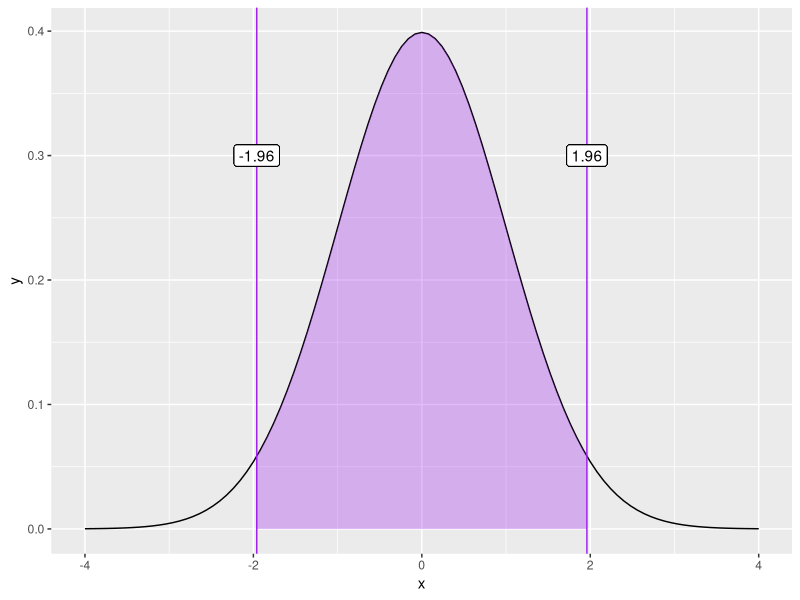
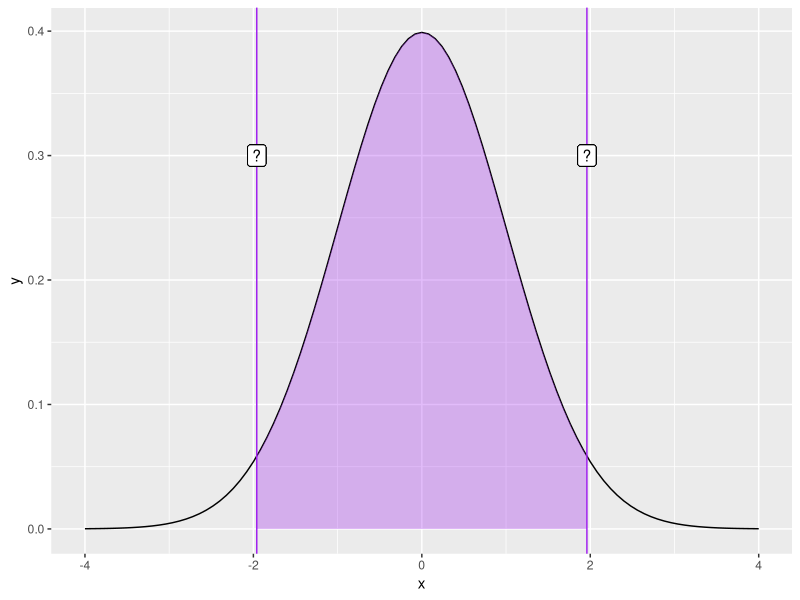
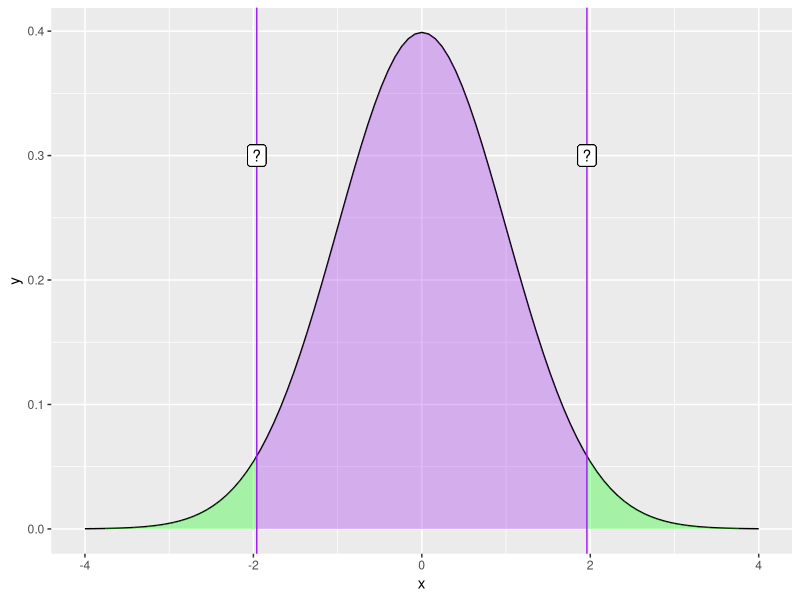
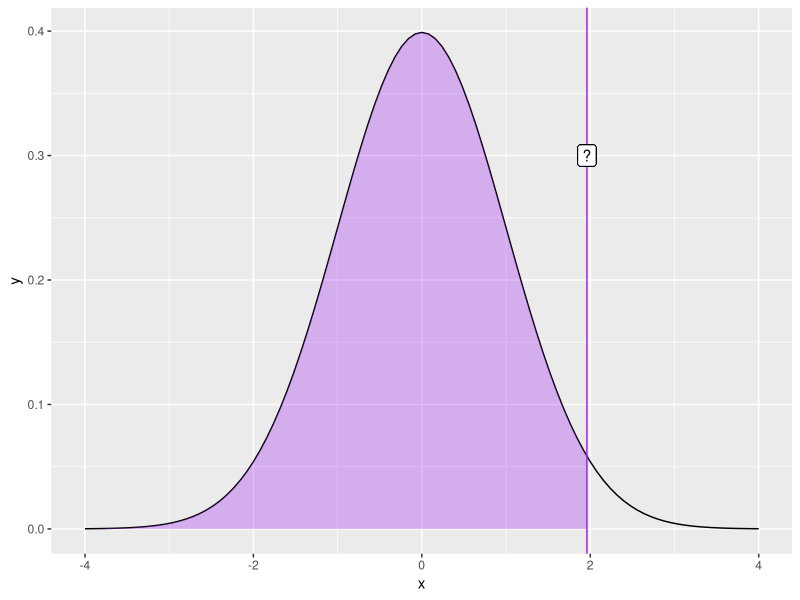
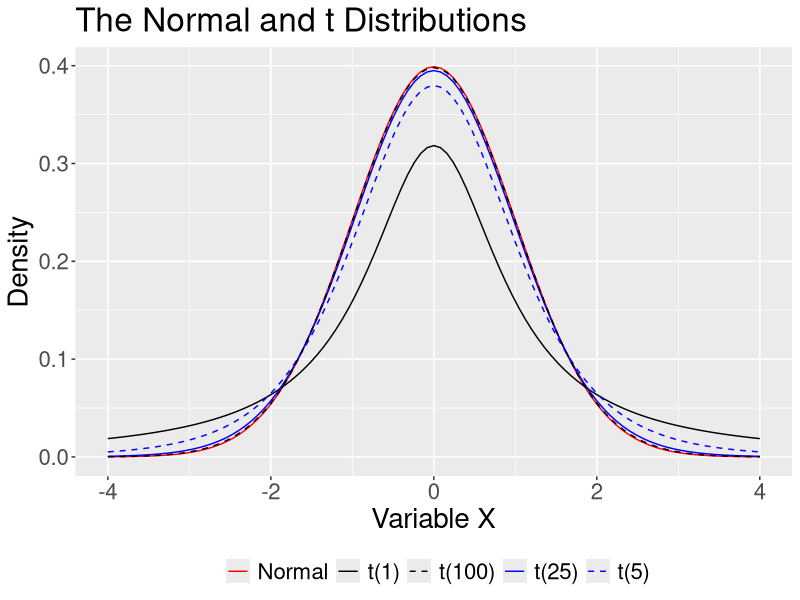
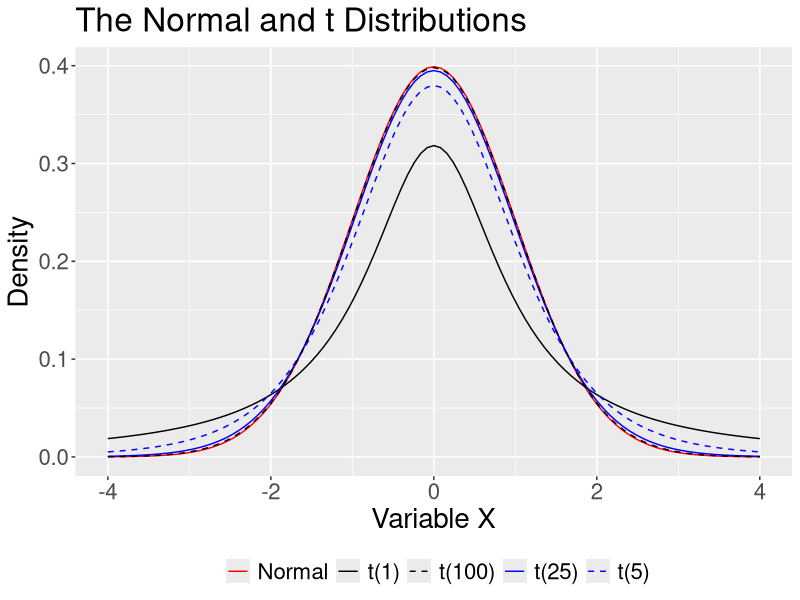
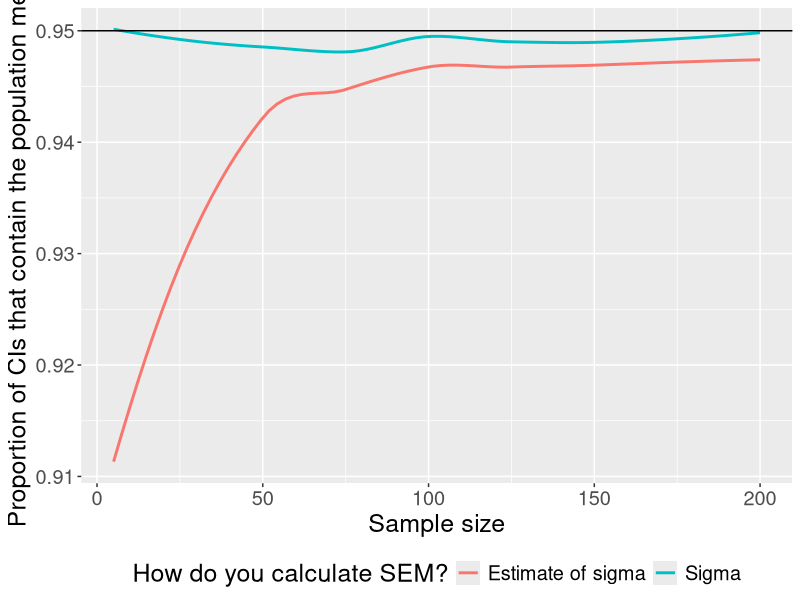
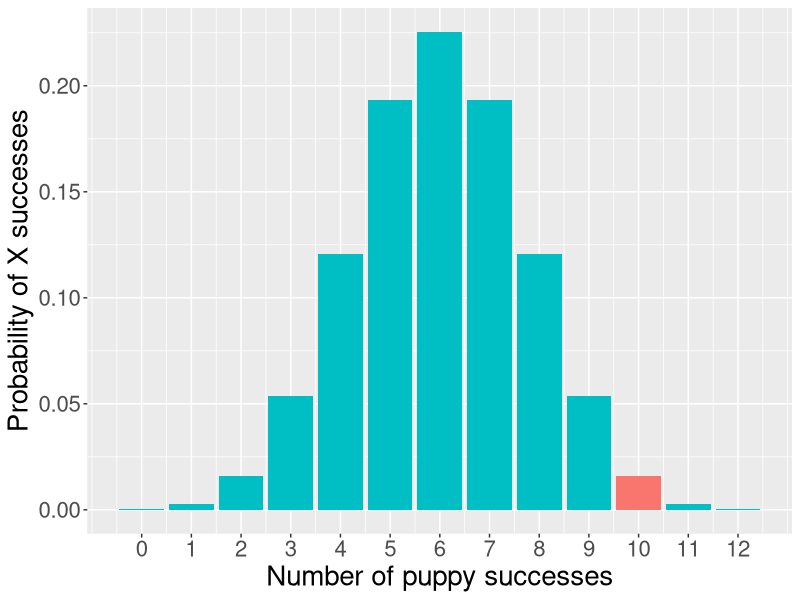

Write the R code that produced these figures, in order. (Note: this script raises an error after producing the figures.)
## ---- chunk 1
library(tidyverse)
## ---- chunk 2
#| code-fold: true
#| 
ggplot(data.frame(x = seq(-4, 4)), aes(x)) +
  stat_function(fun = function(x) dnorm(x)) +
  stat_function(fun = function(x) dnorm(x),
                xlim = c(-1.96, 1.96), geom = "area", fill = "purple", alpha = .3) +
  geom_vline(aes(xintercept = 1.96), color = "purple")+
  geom_vline(aes(xintercept = -1.96), color = "purple") +
  geom_label(aes(x = 1.96, y = .3, label = "1.96"))+
  geom_label(aes(x = -1.96, y = .3, label = "-1.96"))
## ---- chunk 3
#| code-fold: true
ggplot(data.frame(x = seq(-4, 4)), aes(x)) +
  stat_function(fun = function(x) dnorm(x)) +
  stat_function(fun = function(x) dnorm(x),
                xlim = c(-1.96, 1.96), geom = "area", fill = "purple", alpha = .3) +
  geom_vline(aes(xintercept = 1.96), color = "purple")+
  geom_vline(aes(xintercept = -1.96), color = "purple") +
  geom_label(aes(x = 1.96, y = .3, label = "?"))+
  geom_label(aes(x = -1.96, y = .3, label = "?"))
## ---- chunk 4
#| code-fold: true
ggplot(data.frame(x = seq(-4, 4)), aes(x)) +
  stat_function(fun = function(x) dnorm(x)) +
  stat_function(fun = function(x) dnorm(x),
                xlim = c(-1.96, 1.96), geom = "area", fill = "purple", alpha = .3) +
  stat_function(fun = function(x) dnorm(x),
                xlim = c(-4, -1.96), geom = "area", fill = "green", alpha = .3) +
  stat_function(fun = function(x) dnorm(x),
                xlim = c(4, 1.96), geom = "area", fill = "green", alpha = .3) +
  geom_vline(aes(xintercept = 1.96), color = "purple")+
  geom_vline(aes(xintercept = -1.96), color = "purple") +
  geom_label(aes(x = 1.96, y = .3, label = "?"))+
  geom_label(aes(x = -1.96, y = .3, label = "?"))
## ---- chunk 5
#| code-fold: true
ggplot(data.frame(x = seq(-4, 4)), aes(x)) +
  stat_function(fun = function(x) dnorm(x)) +
  stat_function(fun = function(x) dnorm(x),
                xlim = c(-4, 1.96), geom = "area", fill = "purple", alpha = .3) +
  geom_vline(aes(xintercept = 1.96), color = "purple")+
  geom_label(aes(x = 1.96, y = .3, label = "?"))
## ---- chunk 6
qnorm(.975)
## ---- chunk 7
#| code-fold: true
ggplot(data.frame(x = seq(-4, 4)), aes(x)) +
  stat_function(fun = function(x) dnorm(x), 
                aes(color = "Normal", linetype = "Normal")) +
  stat_function(fun = function(x) dt(x, df = 1), 
                aes(color = "t(1)", linetype = "t(1)")) +
  stat_function(fun = function(x) dt(x, df = 5), 
                aes(color = "t(5)", linetype = "t(5)")) +
  stat_function(fun = function(x) dt(x, df = 25), 
                aes(color = "t(25)", linetype = "t(25)")) +
  stat_function(fun = function(x) dt(x, df = 100), 
                aes(color = "t(100)", linetype = "t(100)")) + 
  scale_x_continuous("Variable X") +
  scale_y_continuous("Density") +
  scale_color_manual("", 
                     values = c("red", "black", "black", "blue", "blue")) +
  scale_linetype_manual("", 
                        values = c("solid", "solid", "dashed", "solid", "dashed")) +
  ggtitle("The Normal and t Distributions") +
  theme(text = element_text(size=20),legend.position = "bottom")
## ---- chunk 8
#| code-fold: true
ggplot(data.frame(x = seq(-4, 4)), aes(x)) +
  stat_function(fun = function(x) dnorm(x), 
                aes(color = "Normal", linetype = "Normal")) +
  stat_function(fun = function(x) dt(x, df = 1), 
                aes(color = "t(1)", linetype = "t(1)")) +
  stat_function(fun = function(x) dt(x, df = 5), 
                aes(color = "t(5)", linetype = "t(5)")) +
  stat_function(fun = function(x) dt(x, df = 25), 
                aes(color = "t(25)", linetype = "t(25)")) +
  stat_function(fun = function(x) dt(x, df = 100), 
                aes(color = "t(100)", linetype = "t(100)")) + 
  scale_x_continuous("Variable X") +
  scale_y_continuous("Density") +
  scale_color_manual("", 
                     values = c("red", "black", "black", "blue", "blue")) +
  scale_linetype_manual("", 
                        values = c("solid", "solid", "dashed", "solid", "dashed")) +
  ggtitle("The Normal and t Distributions") +
  theme(text = element_text(size=20),legend.position = "bottom")
## ---- chunk 9
#| code-fold: true
reps = 5000

sizes = seq(5,200,5)

prop = rep(0, length(sizes))
prop_sig  = rep(0, length(sizes))

set.seed(101919)

for(n in 1:length(sizes)){
  sample_size = sizes[n]
  correct = vector(length = reps)
  correct_sig = vector(length = reps)
  for(i in 1:reps){
    sample = rnorm(sample_size)
    m = mean(sample)
    s = sd(sample)
    sm = s/sqrt(sample_size)
    lb = m-(1.96*sm)
    ub = m+(1.96*sm)
    missed = lb > 0 | ub < 0
  correct[i] = !missed
  
    sigma = 1
    sm_sig = sigma/sqrt(sample_size)
    lb_sig = m-(1.96*sm_sig)
    ub_sig = m+(1.96*sm_sig)
    missed_sig = lb_sig > 0 | ub_sig < 0
  correct_sig[i] = !missed_sig
  }
  prop[n] = sum(correct)/reps
  prop_sig[n] = sum(correct_sig)/reps

}

data.frame(n = sizes, p = prop, ps = prop_sig) %>%
  gather("estimate", "value", -n) %>%
  mutate(estimate = ifelse(estimate == "p", "Estimate of sigma", "Sigma")) %>%
  ggplot(aes(x = n, y = value, color = estimate)) +
  geom_smooth( se = F) +
  geom_hline(aes(yintercept = .95), color = "black") +
  scale_color_discrete("How do you calculate SEM?") +
  labs(x = "Sample size", y = "Proportion of CIs that contain the population mean") +
  theme(text = element_text(size = 18), legend.position = "bottom")

## ---- chunk 10
M = 90; SD = 8; N = 100
sem = SD/sqrt(N)

ci_lb_z = M - sem * qnorm(p = .975)
ci_ub_z = M + sem * qnorm(p = .975)
c(ci_lb_z, ci_ub_z)


ci_lb_z = M - sem * qt(p = .975, df = N-1)
ci_ub_z = M + sem * qt(p = .975, df = N-1)
c(ci_lb_z, ci_ub_z)
## ---- chunk 11
M = 83.4; SD = 10.6; N = 26
sem = SD/sqrt(N)

ci_lb_z = M - sem * qnorm(p = .975)
ci_ub_z = M + sem * qnorm(p = .975)
c(ci_lb_z, ci_ub_z)


ci_lb_z = M - sem * qt(p = .975, df = N-1)
ci_ub_z = M + sem * qt(p = .975, df = N-1)
c(ci_lb_z, ci_ub_z)
## ---- chunk 12
dbinom(10, size = 12, prob = .5)
## ---- chunk 13
#| code-fold: true

trial = 0:12
data.frame(trial = trial, d = dbinom(trial, size = 12, prob = .5), 
           color = ifelse(trial == 10, "1", "2")) %>%
  ggplot(aes(x = trial, y = d, fill = color)) +
  geom_bar(stat = "identity") + 
  guides(fill = "none")+
  scale_x_continuous("Number of puppy successes", breaks = c(0:12))+
  scale_y_continuous("Probability of X successes") +
  theme(text = element_text(size = 20))
  
## ---- chunk 14
#| code-fold: true
data.frame(trials = trial, d = dbinom(trial, size = 12, prob = .5), 
           color = ifelse(trial %in% c(0,1,2, 10,11,12), "1", "2")) %>%
  ggplot(aes(x = trials, y = d, fill = color)) +
  geom_bar(stat = "identity") + 
  guides(fill = "none")+
  scale_x_continuous("Number of successes", breaks = c(0:12))+
  scale_y_continuous("Probability of X successes") +
  theme(text = element_text(size = 20))
## ---- chunk 15
#| code-fold: true
data.frame(trials = 0:24, 
           d = dbinom(0:24, size = 24, prob = .5), 
           color = ifelse(0:24 %in% c(0:4, 20:24), "1", "2")) %>%
  ggplot(aes(x = trials, y = d, fill = color)) +
  geom_bar(stat = "identity") + 
  guides(fill = "none")+
  scale_x_continuous("Number of trials hired", breaks = c(0:24))+
  scale_y_continuous("Probability of X trials hired") +
  theme(text = element_text(size = 20))
## ---- chunk 16
#| code-fold: true
data.frame(trials = 0:36, 
           d = dbinom(0:36, size = 36, prob = .5), 
           color = ifelse(0:36 %in% c(0:6, 30:36), "1", "2")) %>%
  ggplot(aes(x = trials, y = d, fill = color)) +
  geom_bar(stat = "identity") + 
  guides(fill = "none")+
  scale_x_continuous("Number of trials hired", breaks = c(0:36))+
  scale_y_continuous("Probability of X trials hired") +
  theme(text = element_text(size = 20))
## ---- chunk 17
#| code-fold: true
gg_color_hue <- function(n) {
  hues = seq(15, 375, length = n + 1)
  hcl(h = hues, l = 65, c = 100)[1:n]
}

colors = gg_color_hue(2)

data.frame(x = seq(-4,4)) %>%
  ggplot(aes(x=x)) +
  stat_function(fun = function(x) dnorm(x), geom = "area", fill = colors[2])+
  stat_function(fun = function(x) dnorm(x), xlim = c(-4, -2.32), geom = "area", fill = colors[1])+
  stat_function(fun = function(x) dnorm(x), xlim = c(2.32, 4), geom = "area", fill = colors[1])+
  geom_hline(aes(yintercept = 0)) +
  scale_x_continuous(breaks = NULL)+
  labs(x = "successes",
       y = "Probability of X successes") +
  theme(text = element_text(size = 20))
## ---- chunk 18
#| code-fold: true
## ---- chunk 19
#| code-fold: true
data.frame(x = seq(0,100)) %>%
  ggplot(aes(x=x)) +
  stat_function(fun = function(x) dnorm(x, mean = 50, sd = 18.88/sqrt(10)), 
                geom = "area", fill = "purple", alpha = .5) +
  stat_function(fun = function(x) dnorm(x, mean = 50, sd = 18.88/sqrt(5)), 
                geom = "area", fill = "red", alpha = .5) +
  stat_function(fun = function(x) dnorm(x, mean = 50, sd = 18.88/sqrt(2)), 
                geom = "area", fill = "blue", alpha = .5) +
      labs(title = as.expression(bquote("Population"~mu~"=50"~sigma~"=5.97")),
           x = "Average proportion of successes",
           y = NULL)  +
  theme(text = element_text(size = 20))
## ---- chunk 20
#| code-fold: true

sem = 18.88/sqrt(10)
data.frame(x = seq(0,100)) %>%
  ggplot(aes(x=x)) +
  stat_function(fun = function(x) dnorm(x, mean = 50, sd = sem), 
                geom = "area", alpha = .75) +
      labs(title = as.expression(bquote("Population"~mu~"=50"~sigma~"=5.97")),
           x = "Average proportion of successes",
           y = NULL)  +
  theme(text = element_text(size = 20))
## ---- chunk 21
#| code-fold: true
data.frame(x = seq(0,100)) %>%
  ggplot(aes(x=x)) +
  stat_function(fun = function(x) dnorm(x, mean = 50, sd = 18.88/sqrt(10)), 
                geom = "area") +
  stat_function(fun = function(x) dnorm(x, mean = 50, sd = 18.88/sqrt(10)), 
                geom = "area", xlim = c(0, 35.81), fill = colors[1]) +
  stat_function(fun = function(x) dnorm(x, mean = 50, sd = 18.88/sqrt(10)), 
                geom = "area", xlim = c(64.19, 100), fill = colors[1]) +
  geom_vline(aes(xintercept = 64.19), color = "purple") +
      labs(title = as.expression(bquote("Population"~mu~"=50"~sigma~"=5.97")),
           x = "Average proportion of successes",
           y = NULL)  +
  theme(text = element_text(size = 20))
## ---- chunk 22
#| code-fold: true
M = 50
s = 18.88
N = 10
X = 69.41

sem = s/sqrt(N)

z = (X-M)/sem
## ---- chunk 23
pnorm(-3.25) + pnorm(3.25, lower.tail = F)
pnorm(-3.25)*2
p = pnorm(-3.25)*2

## ---- chunk 24
knitr::include_graphics("images/halloween.jpeg")
